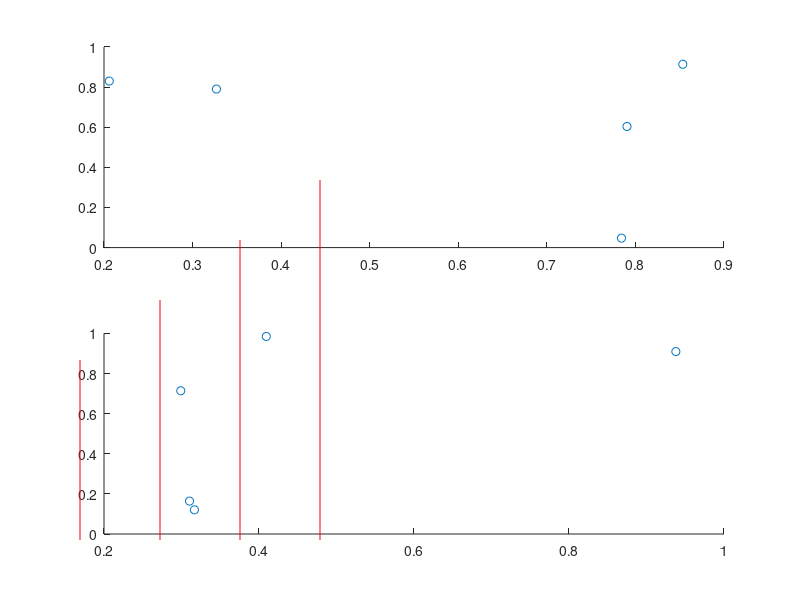

MATLAB code for this plot:
% two 2x5 arrays with random data
a1 = rand(2,5);
a2 = rand(2,5);

% two subplots
subplot(211)
scatter(a1(1,:),a1(2,:))
% Convert axes coordinates to figure coordinates for 1st axes
xa1 = [100 200 300 400]/1000
ya1 = [100 100 100 100]/1000


subplot(212)
scatter(a2(1,:),a2(2,:))
% Convert axes coordinates to figure coordinates for 2nd axes
xa2 = [100 200 300 400]/1000
ya2 = [400 500 600 700]/1000

% draw the lines
for k=1:numel(xa1)
    annotation('line',[xa1(k) xa2(k)],[ya1(k) ya2(k)],'color','r');
end
